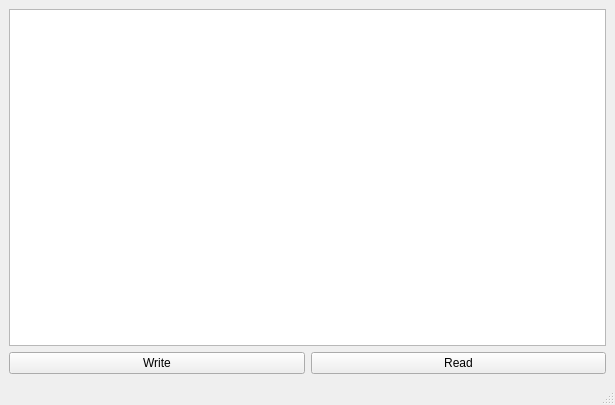
<?xml version="1.0" encoding="UTF-8"?>
<ui version="4.0">
 <class>MainWindow</class>
 <widget class="QMainWindow" name="MainWindow">
  <property name="geometry">
   <rect>
    <x>0</x>
    <y>0</y>
    <width>615</width>
    <height>405</height>
   </rect>
  </property>
  <property name="windowTitle">
   <string>MainWindow</string>
  </property>
  <widget class="QWidget" name="centralwidget">
   <layout class="QVBoxLayout" name="verticalLayout_2">
    <item>
     <layout class="QVBoxLayout" name="verticalLayout">
      <item>
       <widget class="QPlainTextEdit" name="plainTextEdit"/>
      </item>
      <item>
       <layout class="QHBoxLayout" name="horizontalLayout">
        <item>
         <widget class="QPushButton" name="pushButton">
          <property name="text">
           <string>Write</string>
          </property>
         </widget>
        </item>
        <item>
         <widget class="QPushButton" name="pushButton_2">
          <property name="text">
           <string>Read</string>
          </property>
         </widget>
        </item>
       </layout>
      </item>
     </layout>
    </item>
   </layout>
  </widget>
  <widget class="QMenuBar" name="menubar">
   <property name="geometry">
    <rect>
     <x>0</x>
     <y>0</y>
     <width>615</width>
     <height>20</height>
    </rect>
   </property>
  </widget>
  <widget class="QStatusBar" name="statusbar"/>
 </widget>
 <resources/>
 <connections/>
</ui>
